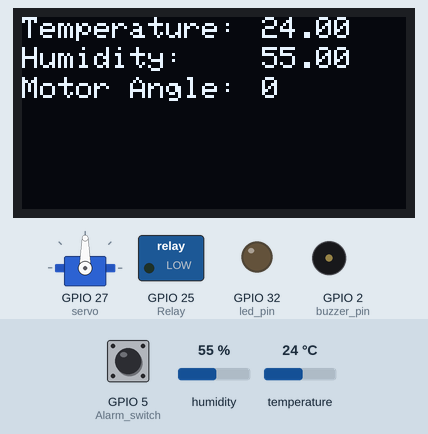
Recording of a sketch running on a simulated ESP32. Parts: 128×64 one-colour display, servo, switched loads named in the sketch (green lamp = pin HIGH), output pins drawn as LEDs (lit = HIGH), buzzer (waves = sounding, pin HIGH). The test bench sets the inputs (shaded band); at power-on: temperature 24 °C, GPIO 5 (Alarm_switch) LOW, humidity 55 %. WiFi joins after 1.5 s; servers stay silent unless stated; what the sketch prints to the serial monitor is not drawn.

Above: at 3.4 s.
3.5 s: temperature set to 28 °C
At 4.6 s:
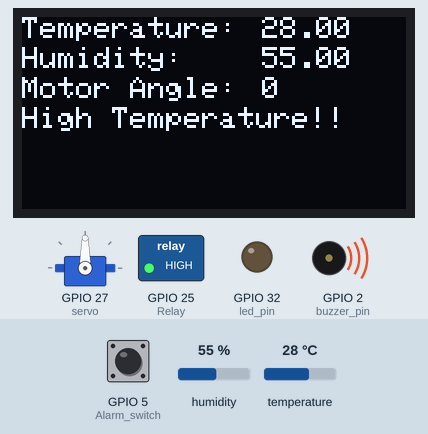
6.5 s: temperature set to 26 °C
At 7.4 s:
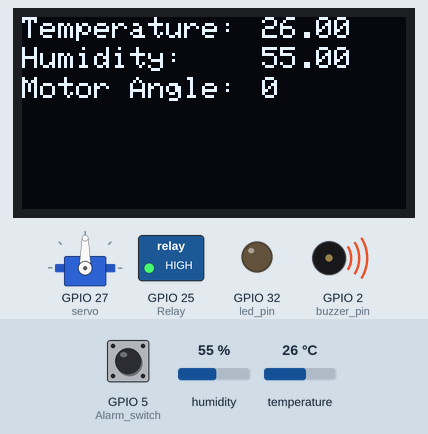
8.3 s: temperature set to 12 °C
At 10.0 s:
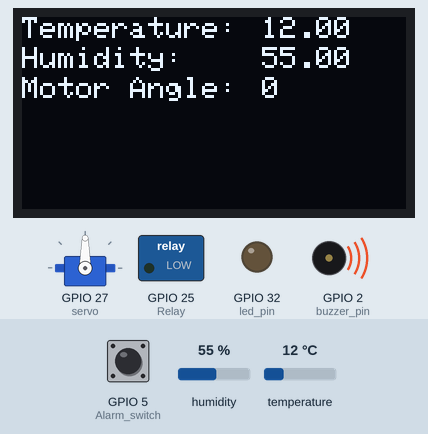
10.3 s: temperature set to 24 °C
At 11.6 s:
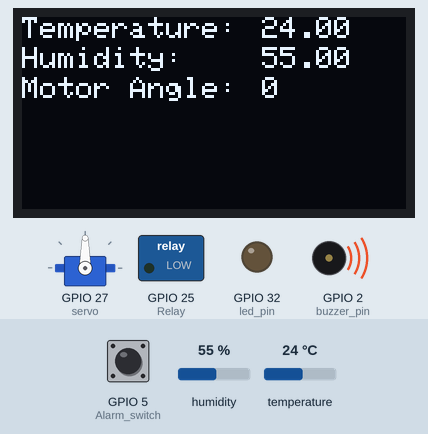
12.3 s: temperature set to 27 °C
At 13.2 s:
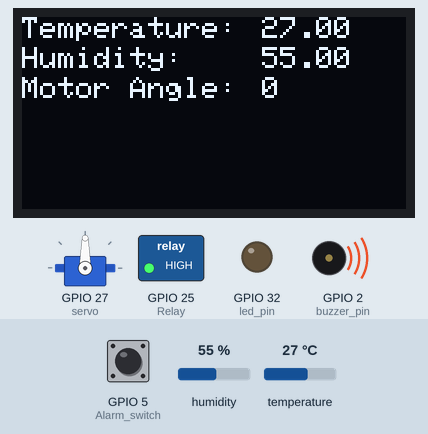
14.3 s: temperature set to 33 °C
At 16.6 s:
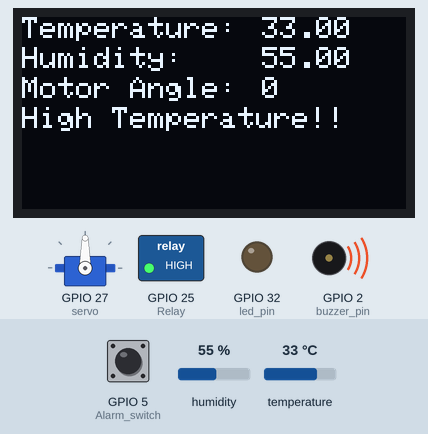
Timing chart, 0 to 17.3 s (numbered marks = the images above; inputs shaded):
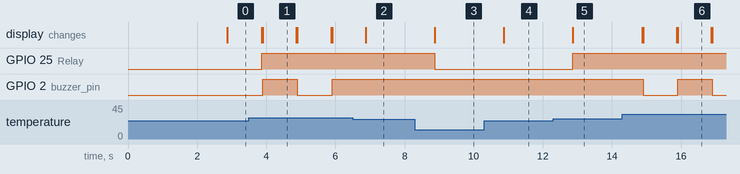

The sketch:

IOT.ino
```cpp
/*This Program is aimed at Controlling and monitoring Temperature via  DHT11 Sensor, controlling a Servo motor,
a cooling fan, an OLED display that will serve as a local system monitor and one LED.
All of which will be connected to one Blynk IOT cloud server/application*/

//Author : Malago Achbor Joshua

//Setting up Blynk account's credentials
// These can be found in Blynk Account's personal details
#define BLYNK_PRINT Serial
#define BLYNK_TEMPLATE_ID "Template ID"
#define BLYNK_TEMPLATE_NAME "Template Name"
#define BLYNK_AUTH_TOKEN "Authentication Token"

//Libraries to be used
#include"BlynkSimpleEsp32.h"
#include"DHTesp.h"
#include "WiFi.h"
#include"WiFiClient.h"
#include"ESP32Servo.h"
#include"Adafruit_SSD1306.h"
#include <Adafruit_GFX.h>
#include <Wire.h>

//Setting up Blynks Virtual Pin COnstants
#define Temperature V0
#define Humidity    V1
#define Terminal    V2
#define Slider      V3
#define Led         V4
#define TempStatus  V5
#define Alarm_state V6
#define Screen_width 128
#define Screen_height 64
#define Oled_Adress 0x3C
#define Reset -1   // setting the display's reset pin same as that of the board
#define Relay 25
#define Alarm_switch 5

//Initializing Class Objects
DHTesp dht;
Servo servo;
Adafruit_SSD1306 oled(Screen_width, Screen_height, &Wire, Reset);
BlynkTimer sensor_timer;
WidgetTerminal terminal(V2);

//Setting up Wifi connection Parameters
char wifi_id[]="Wifi Router SSID";
char wifi_psswd[]="Wifi Password";
char token[]="Blynk Account's Token string for connection access";

//Setting up GLobal variables
bool buzzer_state = true, buzzer=false;
int  pos;                //servo motor's Angular position variable
const int buzzer_pin =2;
const int led_pin = 32;


void setup() {

  oled.begin(SSD1306_SWITCHCAPVCC, Oled_Adress);
  Serial.begin(115200);
  dht.setup(13, DHTesp::DHT11);
  Blynk.begin(token, wifi_id, wifi_psswd,"blynk.cloud",80);
  Serial.println("Hello, ESP32!");
  sensor_timer.setInterval(1000L, sensor_data);
  servo.attach(27);

  pinMode(led_pin, OUTPUT);
  pinMode(buzzer_pin, OUTPUT);
  pinMode(Relay,OUTPUT);
  pinMode(Alarm_switch, INPUT);

  oled.setTextColor(SSD1306_WHITE);
  oled.setTextSize(1.5);

}


void loop() {
  Blynk.run();
  sensor_timer.run();

  //   getting the temperature values in real time from the sensro so as to use them in the condition below.
  TempAndHumidity data= dht.getTempAndHumidity();

//This condition will be used to toggle the boolean value "buzzer" which will be used to control the Temperature alarm
  if(data.temperature > 27 && digitalRead(Alarm_switch)) buzzer = true;
  else{
    buzzer = false;
  }
}


/*This function will Read data from The Blynk cloud's slider
to control the Servo Motor*/

BLYNK_WRITE(Slider){
  pos = param.asInt();
  servo.write(pos);
}


/*A function to Read Commands from the Blynk's Terminal
  This will control an LED by means of a text commands.*/
BLYNK_WRITE(Terminal)
{
  String command = param.asStr();
  if (command == "Lights on" ){
     digitalWrite(led_pin,1);
     Blynk.virtualWrite(Led,"Lights on");
  }
  else if(command == "Lights off"){
     digitalWrite(led_pin,0);
     Blynk.virtualWrite(Led, "Lights off");
  }
  else if(command =="Clear")  terminal.clear();
  else terminal.println("Invalid command!! Try another Command");
}

/*This function Reads the Humidity and Temperature data measured by
  the DHT sensor after each 1second as per timer's cycle.
  The values will be taken and displayed on the local OLED display
  also on the BLYNK cloud app.*/

void sensor_data()
{
  TempAndHumidity data = dht.getTempAndHumidity();
  Blynk.virtualWrite(Temperature, data.temperature);
  Blynk.virtualWrite(Humidity, data.humidity);


    oled.clearDisplay();
    oled.setCursor(0,0);
    oled.print("Temperature:");
    oled.setCursor(80,0);
    oled.print(data.temperature);
    oled.setCursor(0,10);
    oled.print("Humidity: ");
    oled.setCursor(80,10);
    oled.print(data.humidity);
    oled.setCursor(0,20);
    oled.print("Motor Angle:");
    oled.setCursor(80,20);
    oled.print(pos);
    oled.display();


    /*Conditions to activate the fan and an alarm incase of continued
     increase in temperature */

   if (data.temperature > 25.0){
     digitalWrite(Relay,1);
     Blynk.virtualWrite(TempStatus, "Normal.");


      /*The below conditions will trigger the alarm and indicate on the dashboard that
        the temperature is rising to "Abnormal" values*/

      if(data.temperature > 27){
        Blynk.virtualWrite(TempStatus, "Abnormal!");
        oled.setCursor(0,30);
        oled.print("High Temperature!!");
        oled.display();


        /*The below condition will operate the Temperature alarm
        only when the temperature value is reached and the dashboard alarm switch is not turned off*/
        if(buzzer==false){
          digitalWrite(buzzer_pin, buzzer_state);
          buzzer_state=!buzzer_state;
          Blynk.virtualWrite(Alarm_state,"Alarm Ringing!");
        }
        else{
          digitalWrite(buzzer_pin,0);
          Blynk.virtualWrite(Alarm_state, "Alarm Silent.");
        }
    }
   }

   else {
    digitalWrite(Relay,0);
    Blynk.virtualWrite(TempStatus, "Normal.");
    Blynk.virtualWrite(Alarm_state, "Alarm Silent.");
    }
}
```

Measured:
- the behaviour switches between 28 and 27 °C on temperature (found by bisection; images 1 and 2)
- the behaviour switches between 25 and 26 °C on temperature (found by bisection; images 4 and 5)
- after the input at 3.5 s, GPIO 25 (Relay): LOW → HIGH after 0.38 s; GPIO 2 (buzzer_pin): LOW → HIGH after 0.40 s, → LOW 1.0 s later, → HIGH 1.0 s later; the display: first changes after 0.38 s (image 1 shows a later state)
- after the input at 6.5 s, GPIO 2 (buzzer_pin): stays HIGH (without the input it goes to LOW after 0.40 s); the display: changes after 0.37 s (image 2)
- after the input at 8.3 s, GPIO 25 (Relay): HIGH → LOW after 0.57 s; the display: first differs from a run without the input after 0.57 s (image 3)
- after the input at 10.3 s, the display: changes after 0.57 s (image 4)
- after the input at 12.3 s, GPIO 25 (Relay): LOW → HIGH after 0.57 s; the display: first differs from a run without the input after 0.57 s (image 5)
- after the input at 14.3 s, GPIO 2 (buzzer_pin): HIGH → LOW after 0.60 s, → HIGH 1.0 s later, → LOW 1.0 s later; the display: first changes after 0.57 s (image 6 shows a later state)
